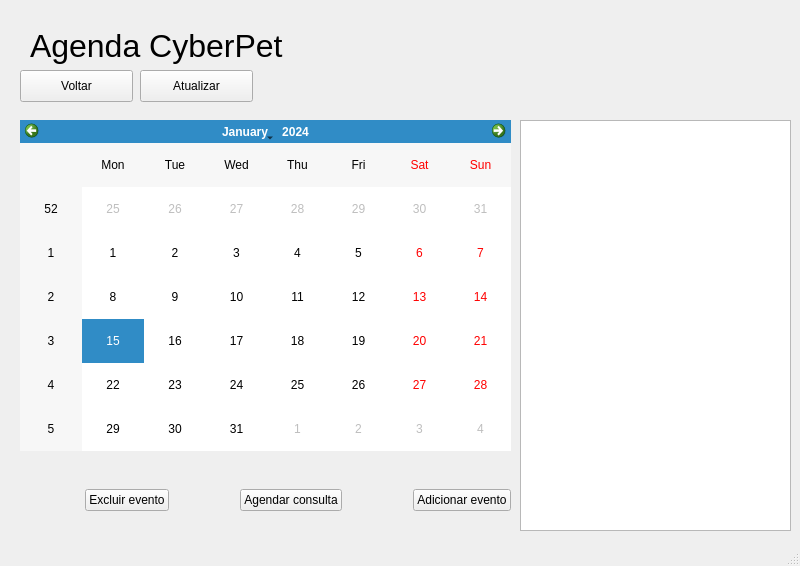
<?xml version="1.0" encoding="UTF-8"?>
<ui version="4.0">
 <class>MainWindow</class>
 <widget class="QMainWindow" name="MainWindow">
  <property name="geometry">
   <rect>
    <x>0</x>
    <y>0</y>
    <width>800</width>
    <height>566</height>
   </rect>
  </property>
  <property name="windowTitle">
   <string>MainWindow</string>
  </property>
  <widget class="QWidget" name="centralwidget">
   <widget class="QListView" name="listView">
    <property name="geometry">
     <rect>
      <x>520</x>
      <y>120</y>
      <width>271</width>
      <height>411</height>
     </rect>
    </property>
   </widget>
   <widget class="QCalendarWidget" name="calendarWidget">
    <property name="geometry">
     <rect>
      <x>20</x>
      <y>120</y>
      <width>491</width>
      <height>331</height>
     </rect>
    </property>
   </widget>
   <widget class="QWidget" name="horizontalLayoutWidget">
    <property name="geometry">
     <rect>
      <x>20</x>
      <y>460</y>
      <width>491</width>
      <height>80</height>
     </rect>
    </property>
    <layout class="QHBoxLayout" name="horizontalLayout">
     <item>
      <spacer name="horizontalSpacer">
       <property name="orientation">
        <enum>Qt::Horizontal</enum>
       </property>
       <property name="sizeHint" stdset="0">
        <size>
         <width>40</width>
         <height>20</height>
        </size>
       </property>
      </spacer>
     </item>
     <item>
      <widget class="QPushButton" name="excluirevento">
       <property name="text">
        <string>Excluir evento</string>
       </property>
      </widget>
     </item>
     <item>
      <spacer name="horizontalSpacer_2">
       <property name="orientation">
        <enum>Qt::Horizontal</enum>
       </property>
       <property name="sizeHint" stdset="0">
        <size>
         <width>40</width>
         <height>20</height>
        </size>
       </property>
      </spacer>
     </item>
     <item>
      <widget class="QPushButton" name="agendarconsulta">
       <property name="text">
        <string>Agendar consulta</string>
       </property>
       <property name="autoExclusive">
        <bool>false</bool>
       </property>
      </widget>
     </item>
     <item>
      <spacer name="horizontalSpacer_3">
       <property name="orientation">
        <enum>Qt::Horizontal</enum>
       </property>
       <property name="sizeHint" stdset="0">
        <size>
         <width>40</width>
         <height>20</height>
        </size>
       </property>
      </spacer>
     </item>
     <item>
      <widget class="QPushButton" name="addevento">
       <property name="text">
        <string>Adicionar evento</string>
       </property>
      </widget>
     </item>
    </layout>
   </widget>
   <widget class="QPushButton" name="voltar">
    <property name="geometry">
     <rect>
      <x>20</x>
      <y>70</y>
      <width>113</width>
      <height>32</height>
     </rect>
    </property>
    <property name="text">
     <string>Voltar</string>
    </property>
   </widget>
   <widget class="QPushButton" name="att">
    <property name="geometry">
     <rect>
      <x>140</x>
      <y>70</y>
      <width>113</width>
      <height>32</height>
     </rect>
    </property>
    <property name="text">
     <string>Atualizar</string>
    </property>
   </widget>
   <widget class="QLabel" name="label">
    <property name="geometry">
     <rect>
      <x>30</x>
      <y>20</y>
      <width>311</width>
      <height>51</height>
     </rect>
    </property>
    <property name="font">
     <font>
      <pointsize>24</pointsize>
     </font>
    </property>
    <property name="text">
     <string>Agenda CyberPet</string>
    </property>
    <property name="scaledContents">
     <bool>false</bool>
    </property>
   </widget>
   <widget class="QLabel" name="label_2">
    <property name="geometry">
     <rect>
      <x>570</x>
      <y>0</y>
      <width>161</width>
      <height>131</height>
     </rect>
    </property>
    <property name="text">
     <string/>
    </property>
    <property name="pixmap">
     <pixmap>../../../../Downloads/Logo simples circular esmaltaria preto (1).png</pixmap>
    </property>
    <property name="scaledContents">
     <bool>true</bool>
    </property>
   </widget>
  </widget>
  <widget class="QStatusBar" name="statusbar"/>
 </widget>
 <resources/>
 <connections/>
</ui>
